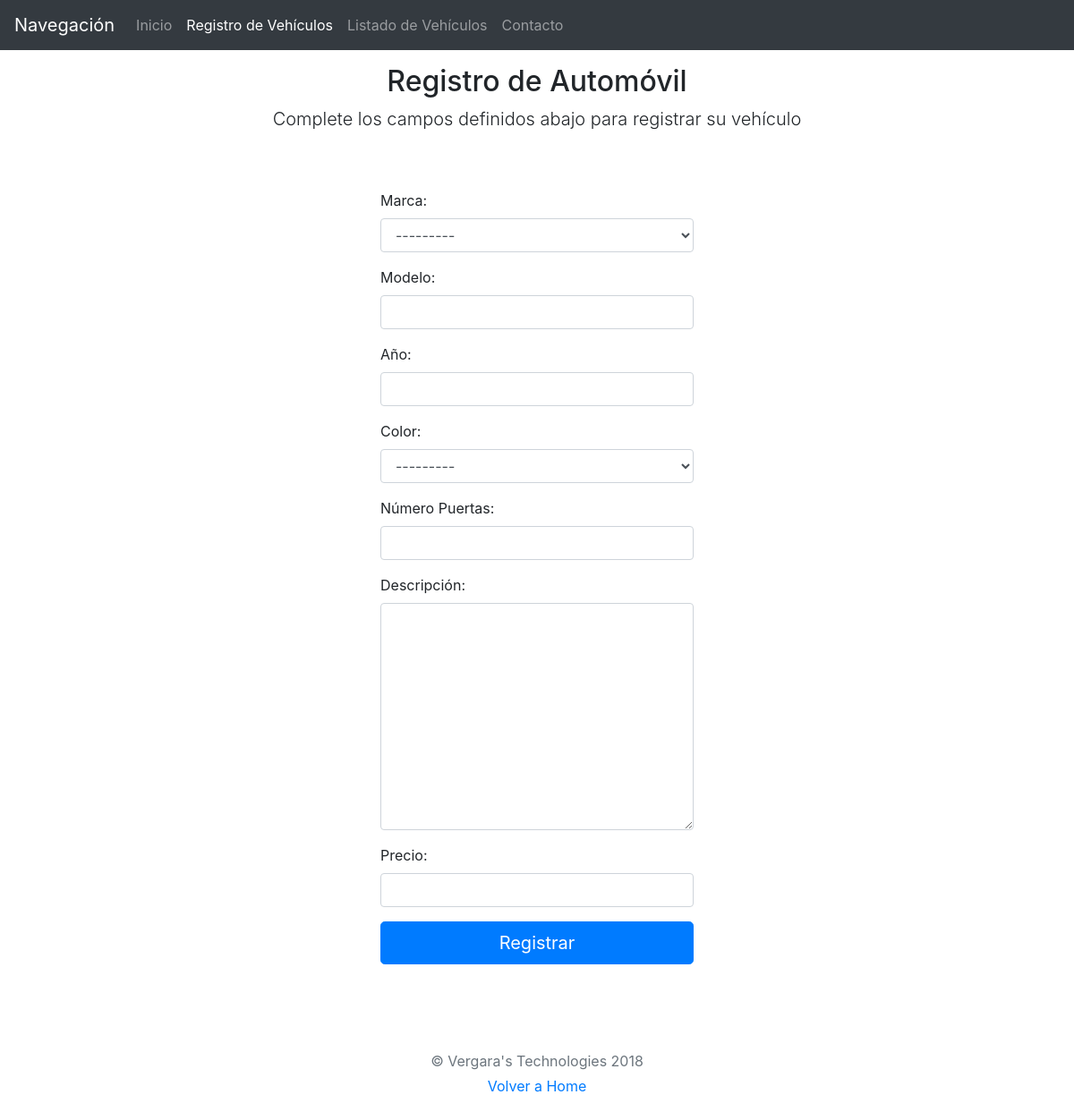
/registro/, run on an earlier commit of the app's database.
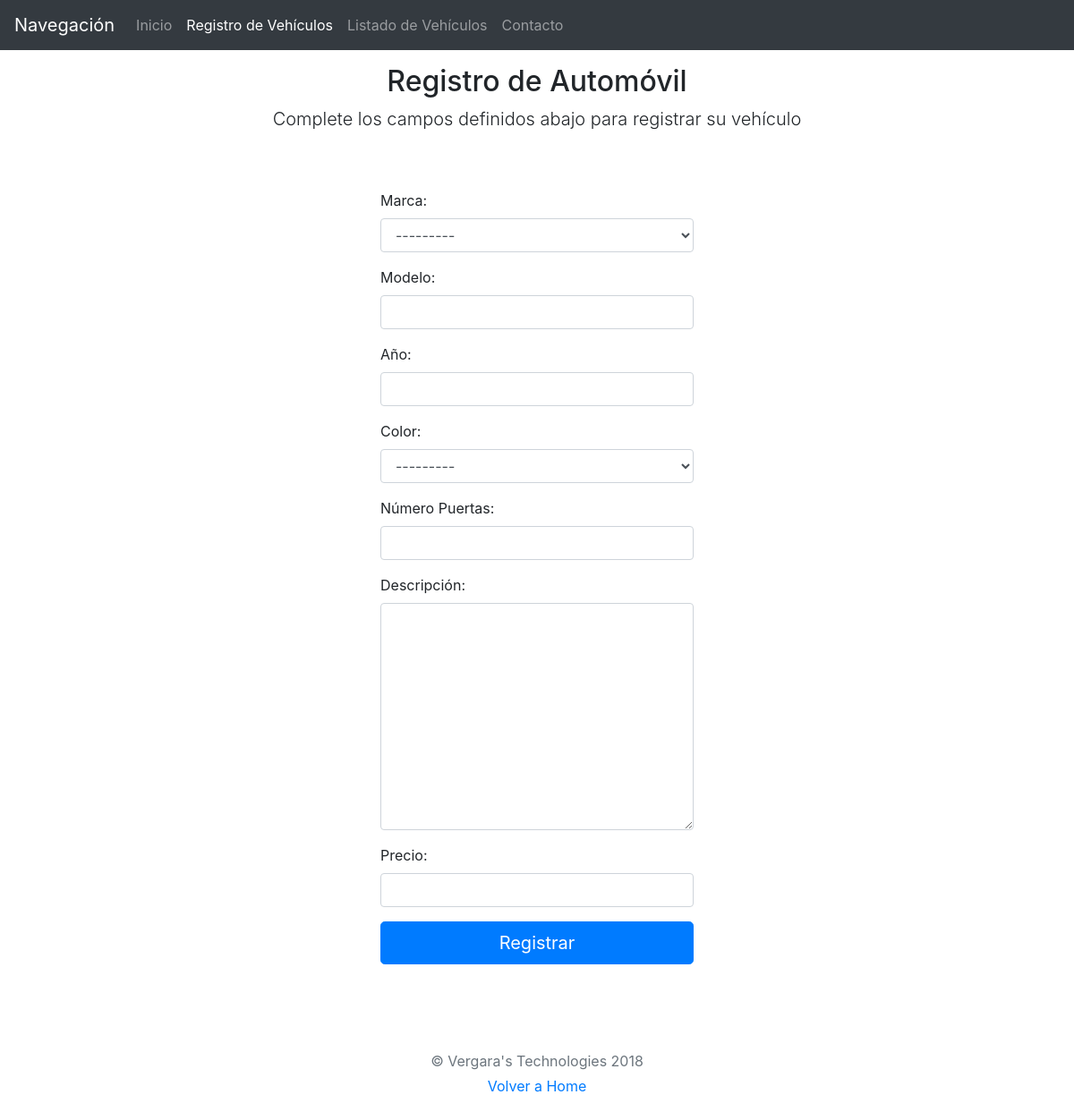
And on a later commit of the database.
### app/models.py (models this page shows, shortened)
class Marca(models.Model):
    marca = models.CharField(max_length=200, db_index=True)
    slug = models.SlugField(max_length=200, db_index=True, unique=True)
    class Meta:
        ordering = ('marca',)
        verbose_name = 'marca'
        verbose_name_plural = 'marcas'
    def __str__(self):
        return self.marca

class Color(models.Model):
    color = models.CharField(max_length=200, db_index=True)
    slug = models.SlugField(max_length=200, db_index=True, unique=True)
    class Meta:
        ordering = ('color',)
        verbose_name = 'color'
        verbose_name_plural = 'colores'
    def __str__(self):
        return self.color

### app/views.py (the view)
# urls.py: path('registro/', auto_vista_test),
def auto_vista_test(request):
    form = VehiculoForm(request.POST or None)
    if form.is_valid():
        form.save()
    context = {
        'form': form
    }
    return render(request, 'registro.html', context)

### app/forms.py
class VehiculoForm(forms.ModelForm):
    class Meta:
        model = Vehiculo
        fields = [
        'marca',
        'modelo',
        'año',
        'color',
        'número_Puertas',
        'descripción',
        'precio',
        ]

### app/templates/registro.html (shortened to what this page needs)
<!doctype html>
<html lang="en">
  <head>
    <link rel="stylesheet" href="https://stackpath.bootstrapcdn.com/bootstrap/4.1.3/css/bootstrap.min.css"
>
  </head>
  <body>
        <nav class="navbar navbar-expand-md navbar-dark fixed-top bg-dark">
          <a class="navbar-brand" href="">Navegación</a>
          <div class="collapse navbar-collapse" id="navbarsExampleDefault">
            <ul class="navbar-nav mr-auto">
              <li class="nav-item">
                <a class="nav-link" href="/home/">Inicio<span class="sr-only">(current)</span></a>
              </li>
              <li class="nav-item active">
                <a class="nav-link" href="/registro/">Registro de Vehículos</a>
              </li>
              <li class="nav-item">
                <a class="nav-link" href="/lista/">Listado de Vehículos</a>
              </li>
              <li class="nav-item">
                <a class="nav-link" href="/contacto/">Contacto</a>
              </li>
            </ul>
          </div>
        </nav>
        <br>
    <div class = "container">
      <div class="py-5 text-center">
        <h2>Registro de Automóvil</h2>
        <p class="lead">Complete los campos definidos abajo para registrar su vehículo</p>
      </div>
      <div class="row">
        <div class="col-sm-4"></div>
        <div class="col-sm-4">
          {% load widget_tweaks %}
            <form method="post" novalidate>
              {% for field in form.visible_fields %}
                <div class="form-group">
                  {{ field.label_tag }}
                  {% if form.is_bound %}
                    {% if field.errors %}
                      {% render_field field class="form-control is-invalid" %}
                      {% for error in field.errors %}
                        <div class="invalid-feedback">
                          {{ error }}
                        </div>
                      {% endfor %}
                    {% else %}
                      {% render_field field class="form-control is-valid" %}
                    {% endif %}
                  {% else %}
                    {% render_field field class="form-control" %}
                  {% endif %}
                </div>
              {% endfor %}
              <button type="submit" class="btn btn-primary btn-lg btn-block">Registrar</button>
            </div>
        <div class="col-sm-4"></div>
    </div>
  </div>
      <footer class="my-5 pt-5 text-muted text-center text-small">
        <p class="mb-1">&copy; Vergara's Technologies 2018</p>
        <ul class="list-inline">
          <li class="list-inline-item"><a href="/home/">Volver a Home</a></li>
        </ul>
      </footer>
  </body>
</html>

What changed in the data, as far as the page shows it:
added Marca: marca "---------"
added Color: color "---------"
